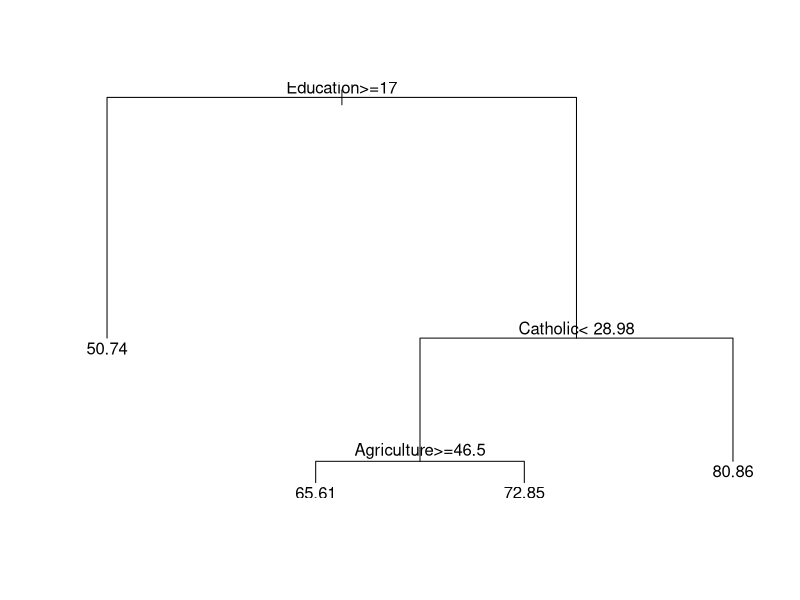

Here is the R script that generated this plot:
require(rpart)
swiss_rpart <- rpart(Fertility ~ Agriculture + Education + Catholic, data = swiss)
plot(swiss_rpart) # try some different plot options
text(swiss_rpart) # try some different text options

